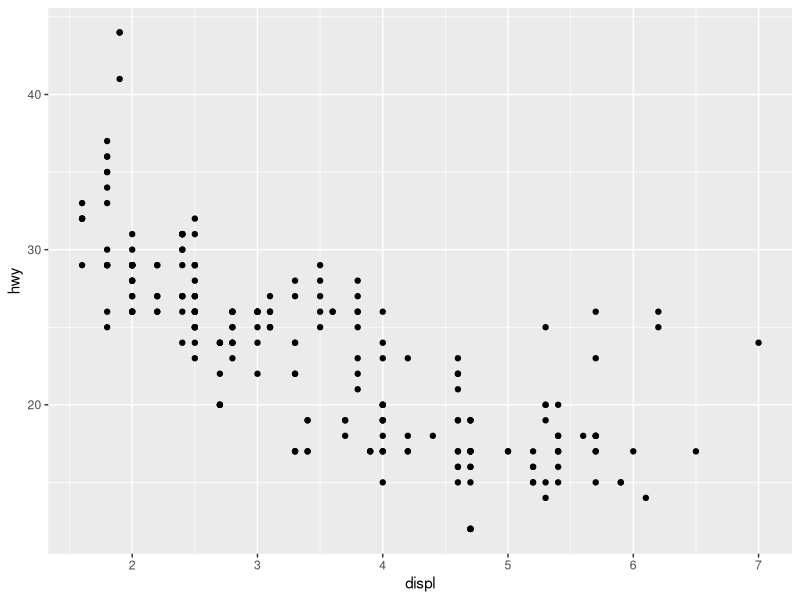
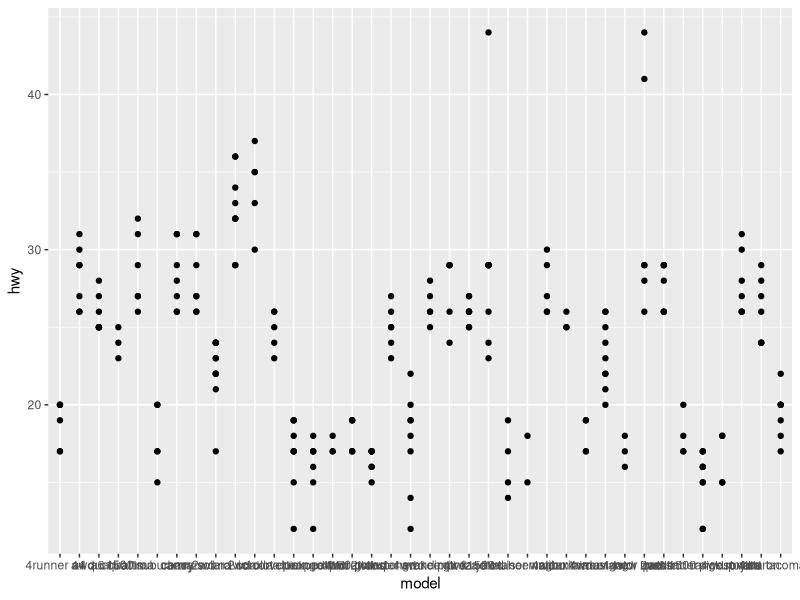
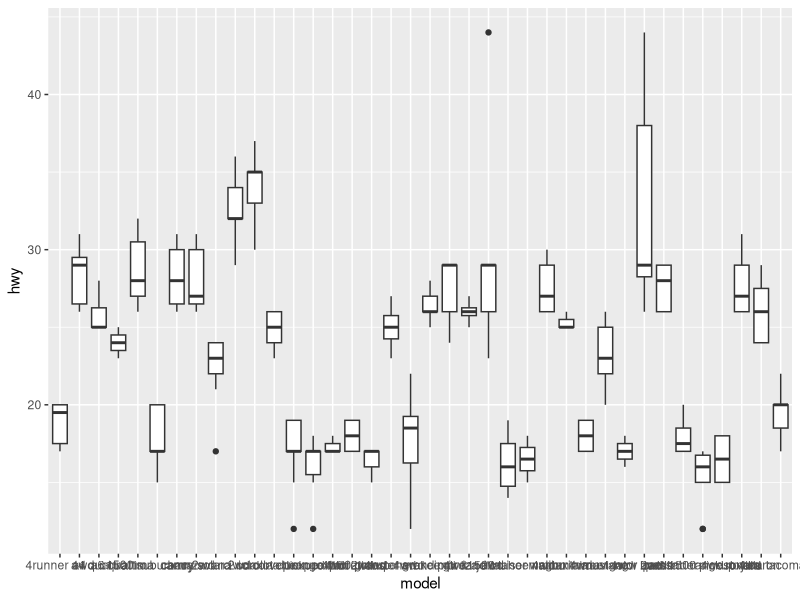

R code for these plots, in order:
## ---- chunk 1
1 + 2

3 + 5 * 6

3 * 5 +
  6

3 * 5
+ 6

( (3 + 5) * 6 )

cos(pi) * 2

2 * 3 == 4

# Placeholder: Add R code here
## ---- chunk 2
# install.packages("tidyverse")
library(tidyverse)

# Placeholder: Add R code here

mpg

view(mpg)

ggplot(mpg, aes(x = displ, y = hwy)) +
  geom_point()

ggplot(mpg, aes(x = model, y = hwy)) +
  geom_point()

ggplot(mpg, aes(x = model, y = hwy)) +
  geom_boxplot()
